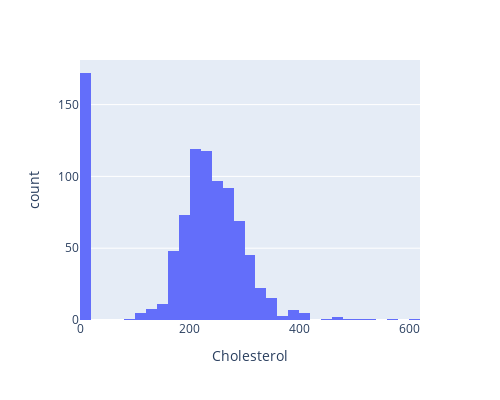

Write notebook code for a chart like this one.
### Markdown cell above
### Univarient Analysis on Cholesterol

### Code cell
fig=px.histogram(df,df.Cholesterol)
fig.update_layout(
    autosize=False,
    width=500,
    height=400,)

### Figure 1 — Plotly figure (JSON) as saved in the notebook; plotly's stock layout.template omitted (floating-point values rounded to 4 significant figures; data arrays with more than 128 entries replaced by an {"elided": "..."} marker saying what was removed)
{"data": [{"alignmentgroup": "True", "bingroup": "x", "hovertemplate": "Cholesterol=%{x}<br>count=%{y}<extra></extra>", "legendgroup": "", "marker": {"color": "#636efa", "pattern": {"shape": ""}}, "name": "", "offsetgroup": "", "orientation": "v", "showlegend": false, "type": "histogram", "x": {"elided": "918 int values"}, "xaxis": "x", "yaxis": "y"}], "layout": {"autosize": false, "barmode": "relative", "height": 400, "legend": {"tracegroupgap": 0}, "margin": {"t": 60}, "width": 500, "xaxis": {"anchor": "y", "domain": [0, 1], "title": {"text": "Cholesterol"}}, "yaxis": {"anchor": "x", "domain": [0, 1], "title": {"text": "count"}}}}
